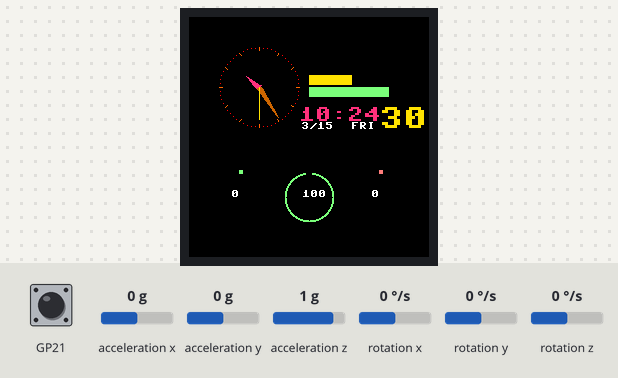
The program below on a simulated Raspberry Pi Pico running MicroPython. Parts: 240×240 colour display. Inputs (shaded band) come from the test bench; at power-on: GP21 HIGH, acceleration x 0 g, acceleration y 0 g, acceleration z 1 g, rotation x 0 °/s, rotation y 0 °/s, rotation z 0 °/s. The clock reads 2024-03-15 10:24:30 at power-on unless the program sets it; random numbers come from a fixed seed.

Above: at 0.4 s.
At 2.1 s:
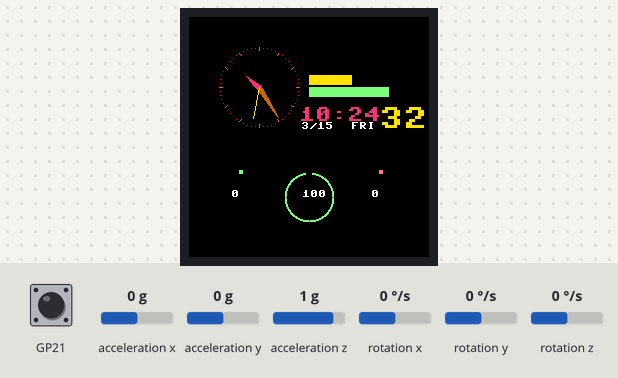
At 5.1 s:
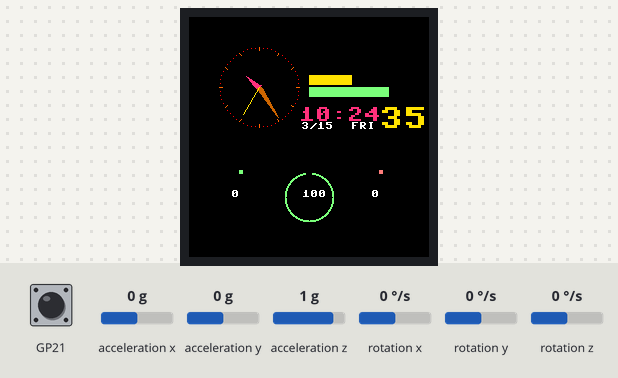
At 8.1 s:
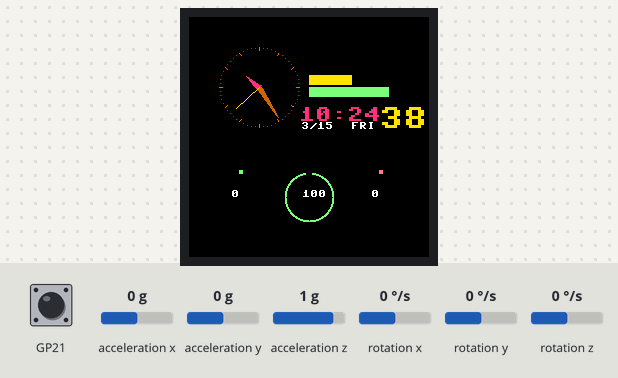
At 13.1 s:
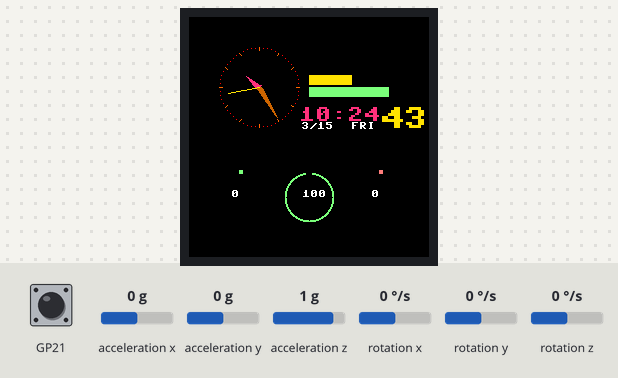
At 18.1 s:
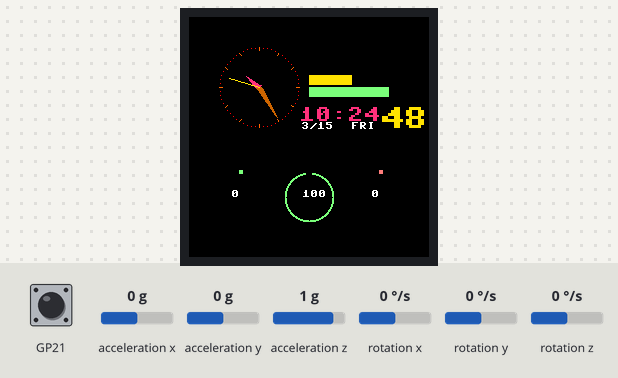

The program:

stoptime.py
```python
#加入碼表功能，滑入左方進入碼表
from machine import Pin, SPI, ADC
import touch,time,random,math
LCD = touch.LCD_1inch28()
Touch=touch.Touch_CST816T(mode=0,LCD=LCD)
color = LCD.color

class Point:
    def __init__(self,x,y):
        self.X=x
        self.Y=y
    def __str__(self):
        return "Point(%s,%s)"%(self.X,self.Y)

class Triangle:
    def __init__(self,p1,p2,p3):
        self.P1=p1
        self.P2=p2
        self.P3=p3

    def __str__(self):
        return "Triangle(%s,%s,%s)"%(self.P1,self.P2,self.P3)

    def draw(self):
        print("I should draw now")
        self.fillTri()

    def sortVerticesAscendingByY(self):
        if self.P1.Y > self.P2.Y:
            vTmp = self.P1
            self.P1 = self.P2
            self.P2 = vTmp

        if self.P1.Y > self.P3.Y:
            vTmp = self.P1
            self.P1 = self.P3
            self.P3 = vTmp

        if self.P2.Y > self.P3.Y:
            vTmp = self.P2
            self.P2 = self.P3
            self.P3 = vTmp

    def fillTri(self):
        self.sortVerticesAscendingByY()
        if self.P2.Y == self.P3.Y:
            fillBottomFlatTriangle(self.P1, self.P2, self.P3)
        else:
            if self.P1.Y == self.P2.Y:
                fillTopFlatTriangle(self.P1, self.P2, self.P3)
            else:
                newx = int(self.P1.X + (float(self.P2.Y - self.P1.Y) / float(self.P3.Y - self.P1.Y)) * (self.P3.X - self.P1.X))
                newy = self.P2.Y
                pTmp = Point( newx,newy )
                fillBottomFlatTriangle(self.P1, self.P2, pTmp)
                fillTopFlatTriangle(self.P2, pTmp, self.P3)

def fillBottomFlatTriangle(p1,p2,p3):
    if p2.Y > p3.Y:
        ty = p3.Y
        p3.Y = p2.Y
        p2.Y = ty
        tx = p3.X
        p3.X = p2.X
        p2.X = tx
        print(p1,p2,p3)

    slope1 = float(p2.X - p1.X) / float (p2.Y - p1.Y)
    slope2 = float(p3.X - p1.X) / float (p3.Y - p1.Y)

    x1 = p1.X
    x2 = p1.X + 0.5

    for scanlineY in range(p1.Y,p2.Y):
        LCD.hline(int(x1),scanlineY, int(x2)-int(x1),c)
        LCD.hline(int(x2),scanlineY, -(int(x2)-int(x1)),c)

        x1 += slope1
        x2 += slope2

def fillTopFlatTriangle(p1,p2,p3):
    slope1 = float(p3.X - p1.X) / float(p3.Y - p1.Y)
    slope2 = float(p3.X - p2.X) / float(p3.Y - p2.Y)
    x1 = p3.X
    x2 = p3.X + 0.5

    for scanlineY in range (p3.Y,p1.Y-1,-1):
        LCD.hline(int(x1),scanlineY, int(x2)-int(x1)+1,c)
        LCD.hline(int(x2),scanlineY, -(int(x2)-int(x1)-1),c)
        x1 -= slope1
        x2 -= slope2

def triangle(x1,y1,x2,y2,x3,y3,c):
    LCD.line(x1,y1,x2,y2,c)
    LCD.line(x2,y2,x3,y3,c)
    LCD.line(x3,y3,x1,y1,c)

def tri_filled(x1,y1,x2,y2,x3,y3,c):
    t=Triangle(Point(x1,y1),Point(x2,y2),Point(x3,y3))
    t.fillTri()

def spin(value,base_length,r,c):#針底部寬度、長度、顏色
    spinBottomx_shift = int(base_length*math.sin(math.radians(value+90)))
    spinBottomy_shift = int(base_length*math.cos(math.radians(value+90)))
    spinTopX_shift = int(r*math.sin(math.radians(value)))
    spinTopY_shift = int(r*math.cos(math.radians(value)))

    tri_filled(cx+spinTopX_shift,cy-spinTopY_shift,cx+spinBottomx_shift,cy-spinBottomy_shift,cx-spinBottomx_shift,cy+spinBottomy_shift,c)

def watch():
    global c , now
    now = list(time.localtime())
    x_shift = int(secspin*math.sin(math.radians(6*now[5])))
    y_shift = int(secspin*math.cos(math.radians(6*now[5])))
    c = hourspincolor
    spin((30*now[3]+0.5*now[4]),4,hourspin,c)#hour
    c = minspincolor
    spin((6*now[4]+0.1*now[5]),3,minspin,c)#min
    c = seccolor
    LCD.line(cx,cy,cx+x_shift,cy-y_shift,c)#sec
    '''
    LCD.write_text(str(now[2]),110,20,3,color(255,255,255))#date
    LCD.write_text(day(),160,40,2,daycolor())#星期幾
    '''
    LCD.write_text('{:0>2}:'.format(now[3])+'{:0>2}'.format(now[4]),110,90,2,digitimecolor)#digitalClock:hour , min
    LCD.write_text('{:0>2}'.format(now[5]),190,90,3,digiseccolor)#digitalClock:sec
    LCD.show()
    c = BG
    spin((30*now[3]+0.5*now[4]),4,hourspin,c)
    spin((6*now[4]+0.1*now[5]),3,minspin,c)
    LCD.line(cx,cy,cx+x_shift,cy-y_shift,c)
    LCD.fill_rect(110,90,80,14,c)#digitalClock refresh
    LCD.fill_rect(190,90,60,30,c)

def pickcolor():
    Touch.Set_Mode(1)
    BG = color(0,0,0)
    LCD.fill(BG)
    for i in range(0,255,20):
        for j in range(0,255,20):
            LCD.fill_rect(i,j,20,20,color(i,j,125))
    LCD.show()

def day():
    key = now[6]
    day = ['MON','TUE','WED','THU','FRI','SAT','SUN']
    return day[key]

def daycolor():
    if now[6] == 5 : daycolor = color(0,255,0)
    elif now[6] == 6 : daycolor = color(255,0,0)
    else : daycolor = color(255,255,255)
    return daycolor

def runDotRing(cx, cy , thick , reach , r , color):
    x = int(r*math.sin(math.radians(reach*360)))
    y = int(r*math.cos(math.radians(reach*360)))
    for i in range(-thick,thick,1):
        for j in range(-thick,thick,1):
            if i*i + j*j <=  r*r:
                LCD.pixel(cx+x+i,cy-y+j,color)

def Ring(cx, cy , thick , r , color):
    for i in range(-(r+thick),r+thick,1):
        for j in range(-(r+thick),r+thick,1):
            if (i*i + j*j <  (r+thick)*(r+thick) )and (i*i + j*j > r*r):
                LCD.pixel(cx+i,cy+j,color)

def BackRunDotRing(cx, cy , thick , reach , r , color):
    x = int(r*math.sin(math.radians(reach*360)))
    y = int(r*math.cos(math.radians(reach*360)))
    for i in range(-thick,thick,1):
        for j in range(-thick,thick,1):
            if i*i + j*j <=  (r+thick)*(r+thick):
                LCD.pixel(cx+x+i,cy-y+j,color)

def walkandRun():
    global walknum , runnum , walkTARGET , runTARGET ,backlight
    xyz=touch.QMI8658().Read_XYZ()
    N1 = xyz[5]
    xyz=touch.QMI8658().Read_XYZ()
    N2 = xyz[5]
    y = xyz[1]
    if N1*N2 < 0:
        if (N1>10 and N1<threhold) or (N2>10 and N2<threhold):
            walknum = walknum + 1
        elif (((N1 or N2) > threhold) or ((N1 or N2)< -threhold))and y < - 0.8 :
            runnum = runnum + 1
    walkreach = walknum/walkTARGET
    runreach = runnum/runTARGET
    colorfactorW = int(255*(walkreach))
    colorfactorR = int(255*(runreach))
    '''顏色顛倒
    colorfactorW = int(255*(1-walkreach))
    colorfactorR = int(255*(1-runreach))
    '''
    #右圈：走路資料
    runDotRing(192,180,2,walkreach,25,color(255,125,125))
    LCD.write_text(str(int(walkreach*100)), 182, 173,1,FG)

    #中圈：電力資料
    reading = ADC(Pin(29)) .read_u16()*3.3/65535*2
    full = 2.63
    if reading > full : reading = full
    bat_remain = (reading - 2.25 ) / (full -2.25)  #(測得電壓-終止電壓)除以(飽和電壓-終止電壓)
    BackRunDotRing(120,180,3,bat_remain,25,BG)
    LCD.write_text(str(int(bat_remain*100)), 113, 173,1,FG)
    LCD.fill_rect(120,58,int(backlight/65535*80),10,seccolor)#右上長條2 backlight 長度配秒針顏色
    LCD.fill_rect(120,70,int(bat_remain*80),10,BATcolor)#右上長條2繪製 BAT 長度

    #電壓測試資料
    '''
    data = open('record','a')
    now = list(time.localtime())
    data.write(str(now[3])+':'+str(now[4])+':'+str(now[5])+'-'+str("{:.2f}".format(reading))+'\n')
    data.close()
    '''
    #左圈：跑步資料
    runDotRing(52,180,2,runreach,25,color(125,255,125))
    LCD.write_text(str(int(runreach*100)), 42, 173,1,FG)
    return bat_remain

def refresh():
    LCD.fill_rect(182,173,10,10,BG)#右圈
    LCD.fill_rect(113,173,25,10,BG)#中圈
    LCD.fill_rect(42,173,10,10,BG)#右圈
    LCD.fill_rect(120,70,80,10,BG)#右上長條1刷除
    LCD.fill_rect(120,58,80,10,BG)#右上長條2 backlight 刷除

def stoptime():
    N1 = time.ticks_ms()#Start 時刻
    digitalxstart = 60
    digitalystart = 130
    R,G,B = (random.getrandbits(8),random.getrandbits(8),random.getrandbits(8))
    FC = color(R,G,B)

    while True:
        LCD.fill_rect(digitalxstart,digitalystart,160,15,BG)#stoptime refresh

        xyz0 = touch.QMI8658().Read_XYZ()#Data_ini
        N2 = time.ticks_ms()-N1#End 時刻
        cS = int(N2//10)#百分秒
        S = int(N2 //1000)#秒
        M =int(S//60)#分
        H =int(M//60)#時
        now = str(H)+':'+str(M%60)+':'+str(S%60)+'.'+str(cS%100)
        x_shift = int(20*math.sin(math.radians(3.6*cS)))
        y_shift = int(20*math.cos(math.radians(3.6*cS)))
        LCD.write_text(now,digitalxstart,digitalystart,2,FC)
        LCD.line(120,180,120+x_shift,180-y_shift,FC)
        LCD.show()
        LCD.line(120,180,120+x_shift,180-y_shift,BG)
        if xyz0[1] < -0.95 :break#y軸近垂直於地面，左手朝上

backlight = 35535
LCD.set_bl_pwm(backlight)
BG = color(0,0,0)
FG = color(255,255,255)
LCD.fill(BG)

#錶盤大小
platesize = 40
#錶盤中心點
cx , cy  = 70 ,70
#定義時、分刻度線
tickmark_h , tick_mark_m = platesize-3 , platesize
tickmark_h_color = color(255,100,0)
tickmark_m_color = color(255,0,0)
#針長度、顏色
secspin ,minspin , hourspin = tickmark_h-5,platesize - 4 ,platesize/2
seccolor , minspincolor , hourspincolor =color(250,225,0),color(200,100,0) ,color(250,50,125)
digiseccolor , digitimecolor = seccolor , hourspincolor
BATcolor = color(125,255,125)

walknum = 0
walkTARGET = 100 # 每天要走幾步
runnum = 0
runTARGET = 100 # 每天要跑幾步
threhold = 300
now = list(time.localtime())
for i in range(60):#先畫分刻度線
    LCD.line(cx+int(tick_mark_m*math.sin(math.radians(6*i))),cy-int(tick_mark_m*math.cos(math.radians(6*i))),cx+int(platesize*math.sin(math.radians(6*i))),cy-int(platesize*math.cos(math.radians(6*i))),tickmark_m_color)
for i in range(12):#再畫時刻度線
    LCD.line(cx+int(tickmark_h*math.sin(math.radians(30*i))),cy-int(tickmark_h*math.cos(math.radians(30*i))),cx+int(platesize*math.sin(math.radians(30*i))),cy-int(platesize*math.cos(math.radians(30*i))),tickmark_h_color)

LCD.write_text(str(now[1])+'/'+str(now[2]),112,105,1,color(255,255,255))#date
LCD.write_text(day(),162,105,1,daycolor())#星期幾

#中圈環狀
Ring(120,180,2,23,BATcolor)
while True:

    if Touch.Gestures == 0x03:
        LCD.set_bl_pwm(0)
        LCD.sleep_mode(1)
        Touch.Gestures = 'none'
    if Touch.Gestures == 0x0C:
        LCD.sleep_mode(0)
        LCD.set_bl_pwm(backlight)
        Touch.Gestures = 'none'
    if Touch.Gestures == 0x01:#向上滑，+ 亮度
        backlight = backlight + 1000
        if backlight > 65535:backlight = 65535
        LCD.set_bl_pwm(backlight)
        Touch.Gestures = 'none'
    if Touch.Gestures == 0x02:#向下滑，- 亮度
        backlight = backlight - 1000
        if backlight < 1:backlight = 1
        LCD.set_bl_pwm(backlight)
        Touch.Gestures = 'none'
    if Touch.Gestures == 0x04:#滑入左，碼表開啟
        Touch.Gestures = 'none'
        stoptime()

    else:
        watch()
        refresh()
        walkandRun()
```

Source omitted: touch.py (23937 bytes)

Measured:
- what the display in image 0 shows lasts 0.7 s, from 0.4 s to 1.1 s
- what the display in image 1 shows lasts 1.0 s, from 2.1 s to 3.1 s
